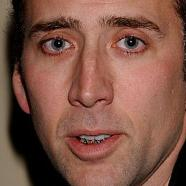
#> input picture cropped_data/cage/104844500_cropped.jpg, 186 x 186 px; its folder holds 4 pictures in this run
$ python resize_images.py   (older library calls are emulated)
#> lines starting #> are read from the running program, lines starting #| are printed output that depends on the picture
# Resize images, making them smaller makes training easier
# Original size 256x256 new size 64x64
# https://opensource.com/life/15/2/resize-images-python
from PIL import Image
import os

basewidth = 64
cage_folder = './cropped_data/cage/'
trump_folder = './cropped_data/trump/'
resized_folder = './resized_data/'
new_cage_folder = './resized_data/cage/'
new_trump_folder = './resized_data/trump/'

try:
    os.mkdir(resized_folder)
    os.mkdir(new_cage_folder)
    os.mkdir(new_trump_folder)
except OSError:
    print("Directory already exist")

for i, filename in enumerate(os.listdir(cage_folder)):
    if filename.endswith(".jpg"):
        img = Image.open(cage_folder + filename)
#> img is the input picture: PIL image 186x186 RGB; mean R, G, B 127.8, 85.7, 71.7
        # wpercent = (basewidth / float(img.size[0]))
        # hsize = int((float(img.size[1]) * float(wpercent)))
        img = img.resize((basewidth, basewidth), Image.ANTIALIAS)
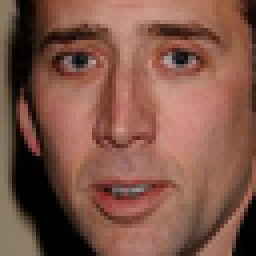
#> img: PIL image 64x64 RGB (shown 4 times larger); mean R, G, B 127.8, 85.7, 71.7
        img.save(new_cage_folder + filename)
    else:
        continue
#> pass 2 of the loop `for i, filename in enumerate(os.listdir(cage_folder)):`:
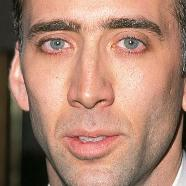
#> input picture cropped_data/cage/104920519_cropped.jpg, 186 x 186 px
#> img is the input picture: PIL image 186x186 RGB; mean R, G, B 171.2, 130.7, 112
#> `img = img.resize((basewidth, basewidth), Image.ANTIALIAS)`:
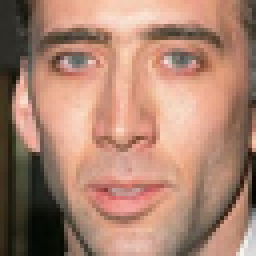
#> img: PIL image 64x64 RGB (shown 4 times larger); mean R, G, B 171.2, 130.7, 112
#> pass 3 of the loop `for i, filename in enumerate(os.listdir(cage_folder)):`:
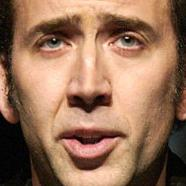
#> input picture cropped_data/cage/104955917_cropped.jpg, 186 x 186 px
#> img is the input picture: PIL image 186x186 RGB; mean R, G, B 150.4, 112.7, 88.3
#> `img = img.resize((basewidth, basewidth), Image.ANTIALIAS)`:
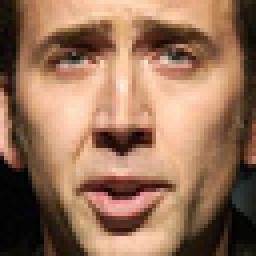
#> img: PIL image 64x64 RGB (shown 4 times larger); mean R, G, B 150.4, 112.8, 88.3
#> the loop made 4 passes; the first 3 are shown

#> (the run stopped early here; a loop or call above may not have finished)
